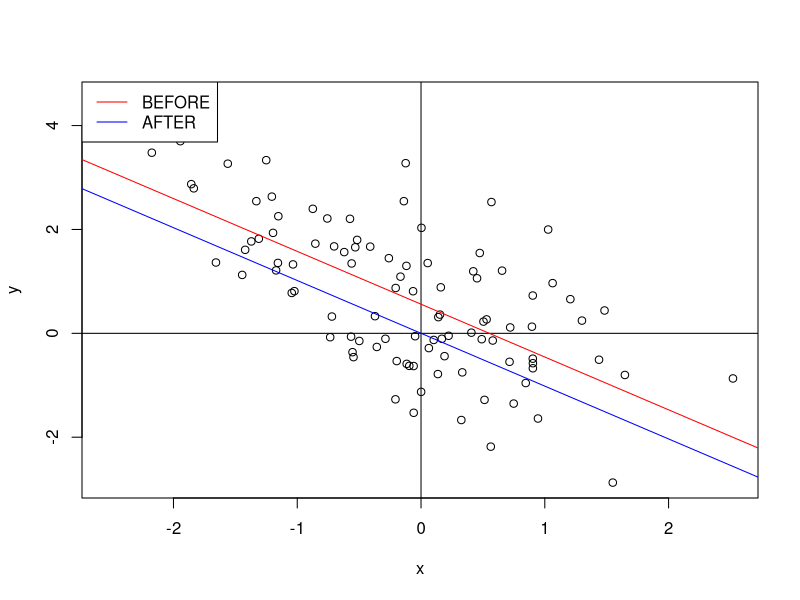
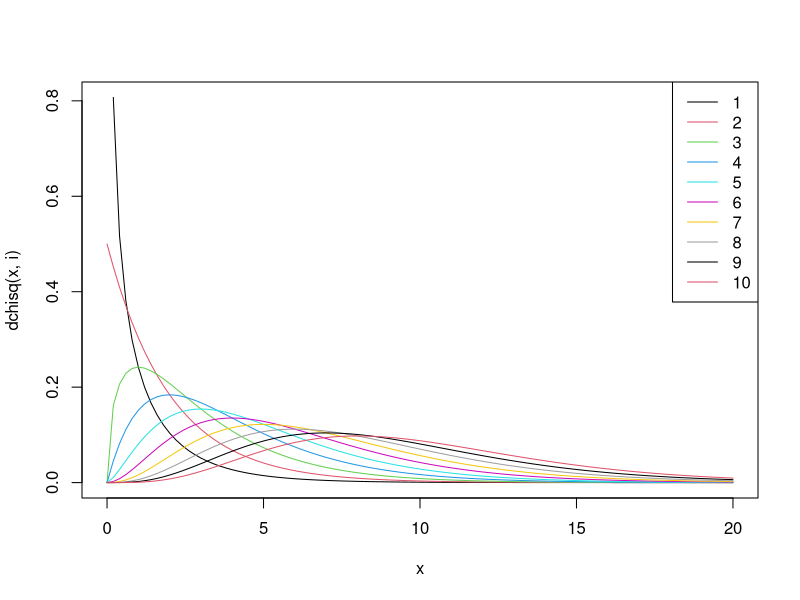
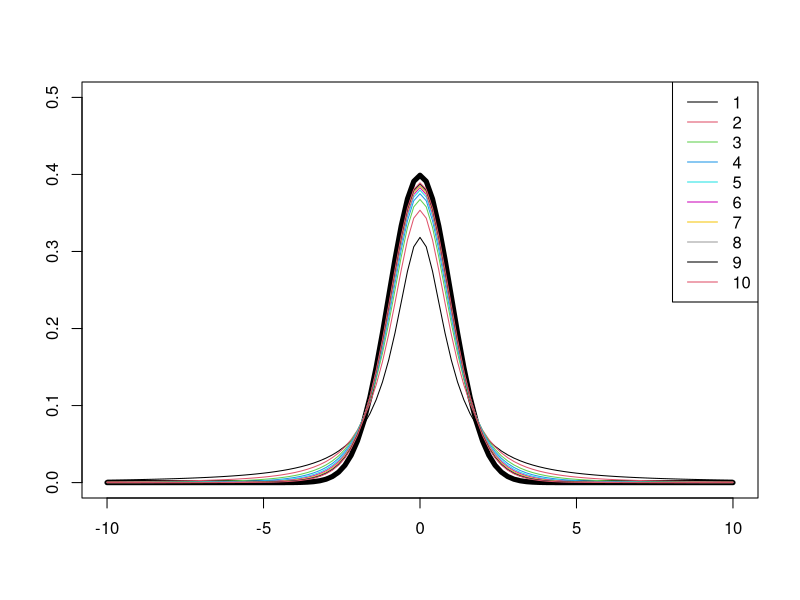
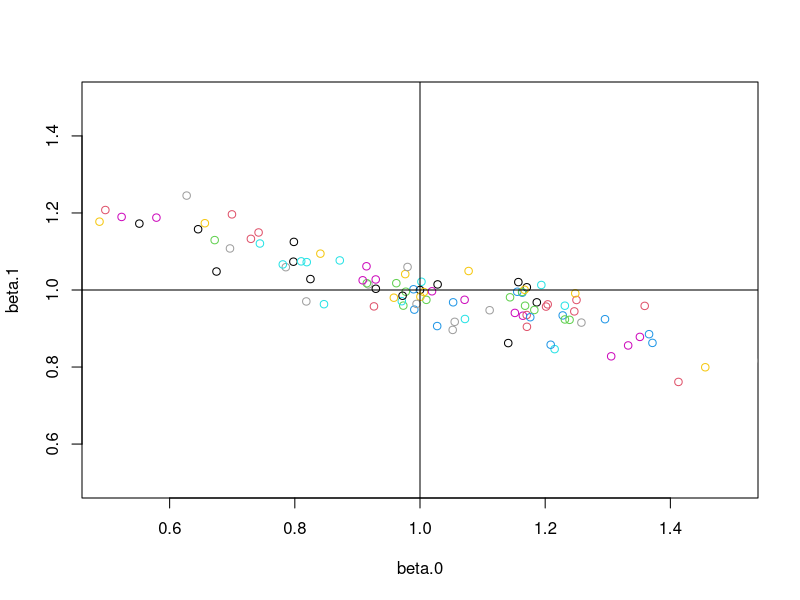
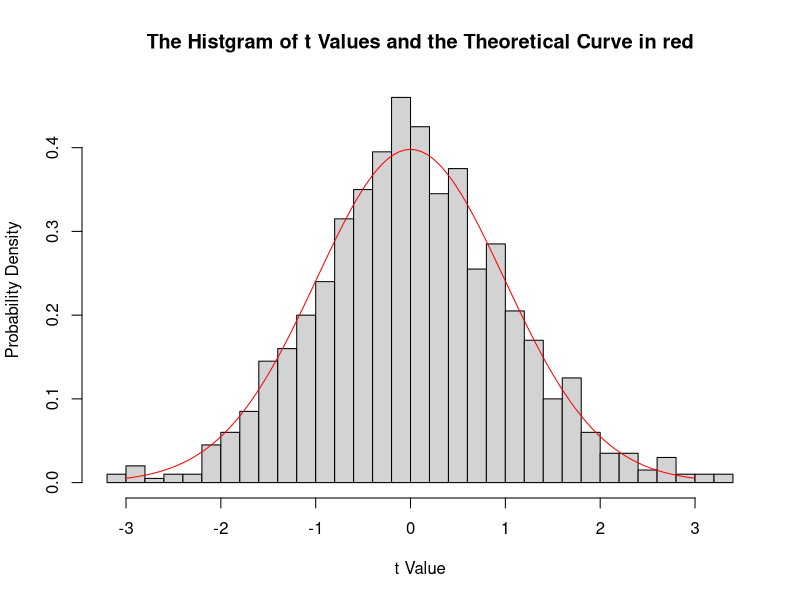
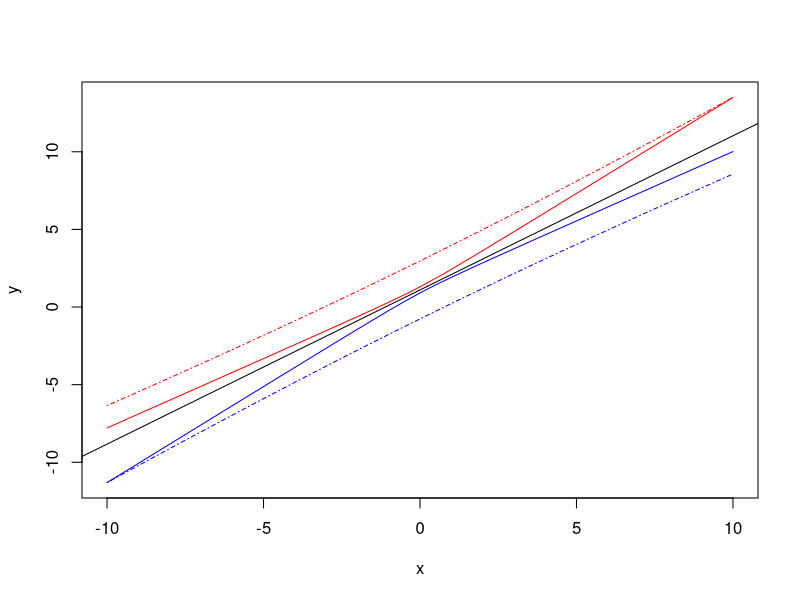

The R script that drew these images, in order:
# example 19
min.sq = function(x, y){
  x.bar = mean(x) 
  y.bar = mean(y)
  beta.1 = sum((x - x.bar)*(y-y.bar))/sum((x - x.bar)^2)
  beta.0 = y.bar - beta.1*x.bar
  return(list(a = beta.0, b = beta.1))
}

a = rnorm(1)
b = rnorm(1)
N = 100
x = rnorm(N)
y = a*x + b + rnorm(N)

plot(x, y)
abline(h = 0)
abline(v = 0)
abline(min.sq(x, y)$a, min.sq(x, y)$b, col = "red")

x = x - mean(x)
y = y - mean(y)

abline(min.sq(x, y)$a, min.sq(x, y)$b, col = "blue")

legend("topleft", c("BEFORE", "AFTER"), lty = 1, col = c("red", "blue"))

# example 20
n = 100 ; p = 2
beta = c(1, 2, 3)
x = matrix(rnorm(n*p), nrow = n, ncol = p)
y = beta[1] + beta[2]*x[,1] + beta[3]*x[,2] + rnorm(n)
x = cbind(1, x)
solve(t(x)%*%x) %*% t(x) %*% y


# example 21
i = 1
curve(dchisq(x, i), 0, 20, col = i)
for(i in 2:10)curve(dchisq(x, i), 0, 20, col = i, add = TRUE, ann = FALSE)
legend("topright", legend = 1:10, lty = 1, col = 1:10)


# example 22
curve(dnorm(x), -10, 10, ann = FALSE, ylim = c(0, 0.5), lwd = 5)
for(i in 1:10)curve(dt(x, df= i), -10, 10, col = i, add = TRUE, ann = FALSE)
legend("topright", legend = 1:10, lty = 1, col = 1:10)

# figure
n = 100
x = rnorm(n) + 2
plot(1, 1, xlim = c(0.5, 1.5), ylim = c(0.5, 1.5), xlab = "beta.0", ylab = "beta.1")
for (i in 1:100){
  y = 1+ x + rnorm(n)
  z = cbind(1, x)
  beta.est = solve(t(z)%*%z)%*%t(z)%*%y
points(beta.est[1], beta.est[2], col = i)
}
abline(v = 1)
abline(h = 1)

sum(x)/n
sum(x^2)/n


N = 100
x = rnorm(N); y = rnorm(N)
x.bar = mean(x); y.bar = mean(y)
beta.0=sum(y.bar*sum(x^2)-x.bar*sum(x*y))/sum((x-x.bar)^2)
beta.1=sum((x-x.bar)*(y-y.bar))/sum((x-x.bar)^2)
RSS=sum((y-beta.0-beta.1*x)^2); RSE=sqrt(RSS/(N-1-1))
B.0=sum(x^2)/N/sum((x-x.bar)^2); B.1=1/sum((x-x.bar)^2)
se.0=RSE*sqrt(B.0); se.1=RSE*sqrt(B.1)
t.0=beta.0/se.0; t.1=beta.1/se.1
p.0=2*(1-pt(abs(t.0),N-2)) # p value （the outside probability）
p.1=2*(1-pt(abs(t.1),N-2)) # p value （the outside probability）
beta.0;se.0;t.0;p.0;
beta.1;se.1;t.1;p.1
lm(y~x)

summary(lm(y~x))

N=100; r=1000
T=NULL
for(i in 1:r){
  x=rnorm(N); y=rnorm(N); x.bar=mean(x); y.bar=mean(y)
  fit=lm(y~x);beta=fit$coefficients
  RSS=sum((y-fit$fitted.values)^2); RSE=sqrt(RSS/(N-1-1))
  B.1=1/sum((x-x.bar)^2); se.1=RSE*sqrt(B.1)
  T=c(T,beta[2]/se.1)
}
hist(T,breaks=sqrt(r),probability=TRUE, xlab="t Value",ylab="Probability Density",
     main="The Histgram of t Values and the Theoretical Curve in red")
curve(dt(x, N-2),-3,3,type="l", col="red",add=TRUE)


## 2.6 The Coefficients of Determination and detection of Colinearlity

R2=function(x,y){
  y.hat=lm(y~x)$fitted.values; y.bar=mean(y)
  RSS=sum((y-y.hat)^2); TSS=sum((y-y.bar)^2)
  return(1-RSS/TSS)
}
N=100; m=2; x=matrix(rnorm(m*N),ncol=m); y=rnorm(N); R2(x,y)
N=100; m=1; x=matrix(rnorm(m*N),ncol=m); y=rnorm(N)
R2(x,y)
cor(x,y)^2

vif=function(x){
  p=ncol(x); values=array(dim=p); for(j in 1:p)values[j]=1/(1-R2(x[,-j],x[,j]))
  return(values)
}
library(MASS) 
x=as.matrix(Boston) 
vif(x)


## 2.7 Reliable and Prediction Intervals

# Data Generation
N=100; p=1; X=matrix(rnorm(N*p),ncol=p); X=cbind(rep(1,N),X)
beta=c(1,1); epsilon=rnorm(N); y=X%*%beta+epsilon
#Define f(x) and g(x). U is the inverse of t(X)%*%X
U=solve(t(X)%*%X); beta.hat=U%*%t(X)%*%y;
RSS=sum((y-X%*%beta.hat)^2); RSE=sqrt(RSS/(N-p-1)); alpha=0.05
f=function(x, a){ #a=0 and a=1 mean reliable and prediction intervals
  x=cbind(1,x); range=qt(df=N-p-1,1-alpha/2)*RSE*sqrt(a+x%*%U%*%t(x));
  return(list(lower=x%*%beta.hat-range,upper=x%*%beta.hat+range))
}
x.seq=seq(-10,10,0.1)
# The graph will display the reliable interval
lower.seq=NULL; for(x in x.seq)lower.seq=c(lower.seq, f(x,0)$lower)
upper.seq=NULL; for(x in x.seq)upper.seq=c(upper.seq, f(x,0)$upper)
x.lim=c(min(x.seq),max(x.seq)); y.lim=c(min(lower.seq),max(upper.seq))
plot(x.seq, lower.seq, col="blue",xlim=x.lim, ylim=y.lim, xlab="x",
     ylab="y", type="l")
par(new=TRUE); 
plot(x.seq, upper.seq,col="red", xlim=x.lim, ylim=y.lim, 
     xlab="",ylab="", type="l", axes=FALSE)
par(new=TRUE); 
# The graph will display the confident interval
lower.seq=NULL; for(x in x.seq)lower.seq=c(lower.seq, f(x,1)$lower)
upper.seq=NULL; for(x in x.seq)upper.seq=c(upper.seq, f(x,1)$upper)
x.lim=c(min(x.seq),max(x.seq)); y.lim=c(min(lower.seq),max(upper.seq))
plot(x.seq, lower.seq, col="blue",xlim=x.lim, ylim=y.lim, 
     xlab="",ylab="", type="l", lty=4, axes=FALSE)
par(new=TRUE); 
plot(x.seq, upper.seq, col="red", xlim=x.lim, ylim=y.lim, 
     xlab="",ylab="", type="l", lty=4,
     axes=FALSE)
abline(beta.hat[1],beta.hat[2])